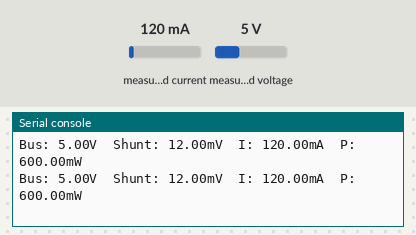
Bench run of a program on a simulated CircuitPython board. Parts: the last lines printed to the serial console. The test bench sets the inputs (shaded band); at power-on: measured current 120 mA, measured voltage 5 V.

Above: at 1.2 s.
1.3 s: measured current set to 40 mA
At 2.4 s:
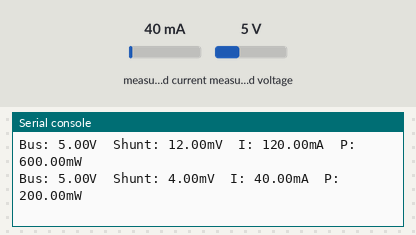
2.8 s: measured voltage set to 0.3 V
At 3.8 s:
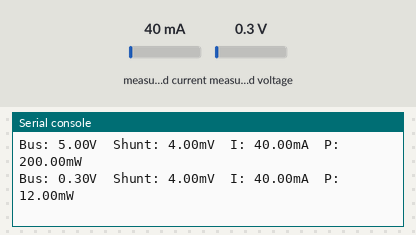
4.3 s: measured current set to 500 mA
At 5.8 s:
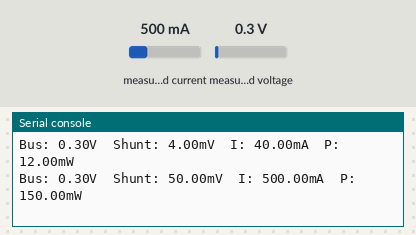
Timing chart, 0 to 7.3 s (numbered marks = the images above; inputs shaded):
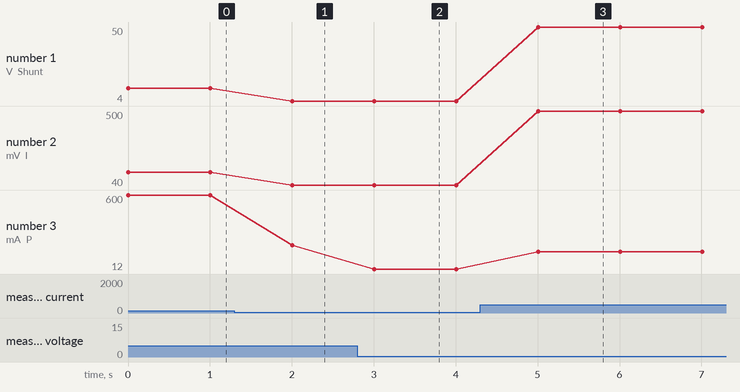

The program:

example.py
```python
# Demonstrates using the Adafruit CircuitPython INA219 library on a Raspberry Pi to read bus voltage, shunt voltage, current and power over I2C and print formatted measurements every second.
#
# Buy this module: https://shillehtek.com/products/cjmcu-219-ina219-i2c-bi-directional-current-power-monitoring-sensor-module-with-soldering-and-foam
# Full manual: https://shillehtek.com/blogs/shillehtek-product-manuals/cjmcu-219-ina219-i2c-bi-directional-current-power-monitoring-sensor-module-with-soldering-and-foam-manual
# More examples: https://github.com/shillehbean/shillehtek-examples
#

#!/usr/bin/env python3
# Install: pip install adafruit-circuitpython-ina219
# Enable I2C: sudo raspi-config -> Interface Options -> I2C

import time
import board, busio
from adafruit_ina219 import INA219

i2c = busio.I2C(board.SCL, board.SDA)
ina = INA219(i2c)

while True:
    bus = ina.bus_voltage           # V
    shunt = ina.shunt_voltage       # V
    current = ina.current           # mA
    power = ina.power               # W
    print(f"Bus: {bus:.2f}V  Shunt: {shunt*1000:.2f}mV  "
          f"I: {current:.2f}mA  P: {power*1000:.2f}mW")
    time.sleep(1)
```

Measured:
- after the input at 1.3 s, the serial console: prints a new line after 0.70 s (image 1)
- after the input at 2.8 s, the serial console: prints a new line after 0.20 s (image 2)
- after the input at 4.3 s, the serial console: prints a new line after 0.71 s (image 3)
- plotted number 1: 12 → 4 after the input at 1.3 s, 4 → 50 after the input at 4.3 s
- plotted number 2: 120 → 40 after the input at 1.3 s, 40 → 500 after the input at 4.3 s
- plotted number 3: 600 → 200 after the input at 1.3 s, 12 → 150 after the input at 4.3 s
